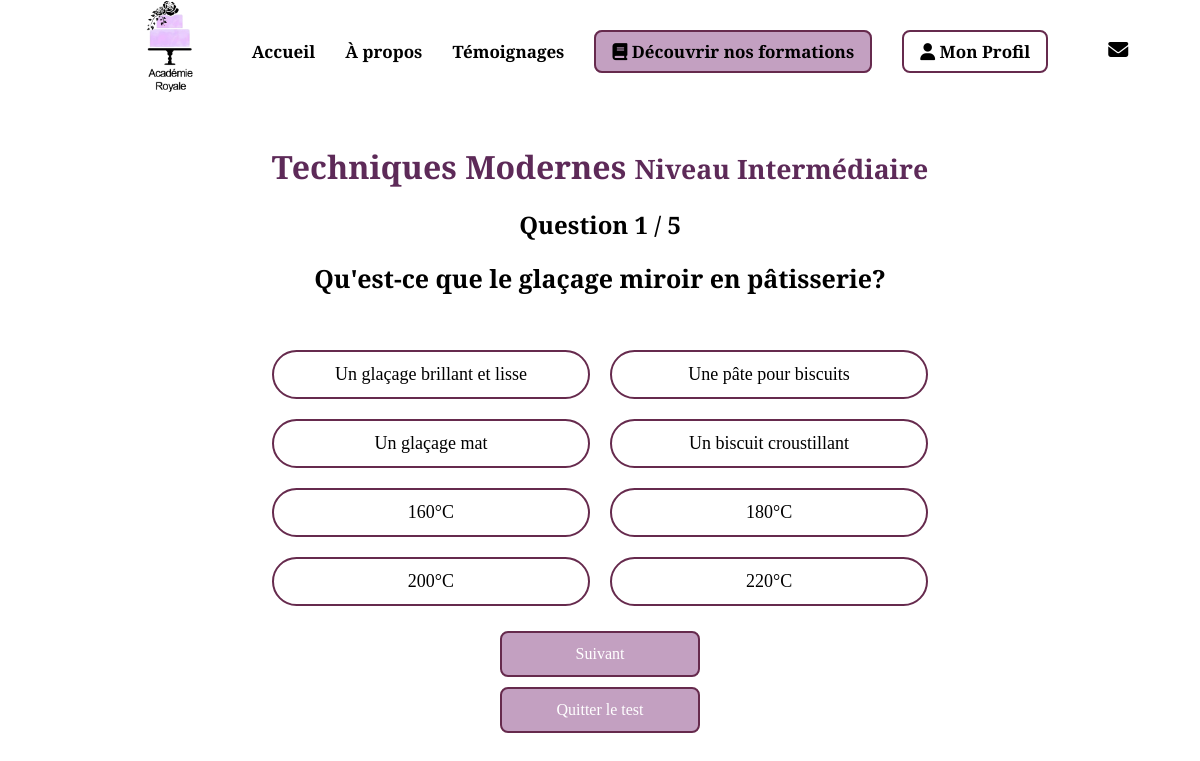
The app's page /test.php?formation_id=2&page=1 with its own data.
### tables this page shows
CREATE TABLE formation (
    formation_id INT AUTO_INCREMENT PRIMARY KEY,
    titre VARCHAR(255) NOT NULL,
    description TEXT,
    niveau VARCHAR(50)
);

CREATE TABLE question (
    question_id INT AUTO_INCREMENT PRIMARY KEY,
    formation_id INT,
    question_texte TEXT NOT NULL,
    FOREIGN KEY (formation_id) REFERENCES formation(formation_id) ON DELETE CASCADE
);

CREATE TABLE choix (
    choix_id INT AUTO_INCREMENT PRIMARY KEY,
    question_id INT,
    choix_texte VARCHAR(255) NOT NULL,
    est_correct BOOLEAN DEFAULT FALSE,
    FOREIGN KEY (question_id) REFERENCES question(question_id) ON DELETE CASCADE
);

### test.php (the view, shortened to what this page needs)
<?php
require_once 'config/db.php';
$formation_id = isset($_GET['formation_id']) && is_numeric($_GET['formation_id']) ? (int)$_GET['formation_id'] : 0;
$sql_formation = "SELECT titre, niveau FROM formation WHERE formation_id = ?";
$stmt_formation = $pdo->prepare($sql_formation);
$stmt_formation->execute([$formation_id]);
$formation = $stmt_formation->fetch(PDO::FETCH_ASSOC);
$sql = "SELECT question_id, question_texte FROM question WHERE formation_id = ?";
$stmt = $pdo->prepare($sql);
$stmt->execute([$formation_id]);
$questions = $stmt->fetchAll(PDO::FETCH_ASSOC);
$total = count($questions);
$page = isset($_GET['page']) && is_numeric($_GET['page']) ? (int)$_GET['page'] : 1;
$current_question = $questions[$page - 1];
$question_id = $current_question['question_id'];
$sql = "SELECT choix_id, choix_texte FROM choix WHERE question_id = ?";
$stmt = $pdo->prepare($sql);
$stmt->execute([$question_id]);
$choix = $stmt->fetchAll(PDO::FETCH_ASSOC);
?>
<!DOCTYPE html>
<html lang="fr">
<head>
<link rel="stylesheet" href="assets/css/style10.css">
<link rel="stylesheet" href="assets/css/style.css">
</head>
<body>
<div class="container">
<?php include("includes/header.php"); ?>
<h1><?= htmlspecialchars($formation['titre']) ?> <small>Niveau <?= htmlspecialchars($formation['niveau']) ?></small></h1>
<h2>Question <?= $page ?> / <?= $total ?></h2>
<p><strong><?= htmlspecialchars($current_question['question_texte']) ?></strong></p>
<form method="post">
  <div class="labels">
  <?php foreach ($choix as $c): ?>
    <label for="choix<?= $c['choix_id'] ?>"><?= htmlspecialchars($c['choix_texte']) ?></label>
  <?php endforeach; ?>
  </div>
<button type="submit"><?= $page == $total ? 'Valider mes réponses' : 'Suivant' ?></button>
</form>
<button id="btnQuit">Quitter le test</button>
</div>
</body>
</html>

### assets/css/style10.css (style rules this page uses)
* { margin: 0; padding: 0; box-sizing: border-box; }
body { min-height: 100vh; display: flex; justify-content: center; align-items: center; padding: 20px; background: white; font-family: sans-serif; }
h2 { text-align: center; margin-top: -20px; }
p { margin-top: 20px; font-size: 25px; width: 100%; white-space: nowrap; overflow-x: auto; text-align: center; }
.container { padding: 30px; border-radius: 10px; margin-top: 55px; max-width: 1500px; }
label { display: block; border: 2px solid #662A4D; padding: 12px; margin-bottom: 8px; border-radius: 30px; cursor: pointer; background: white; transition: background-color 0.3s, border-color 0.3s; text-align: center; width: 100%; max-width: 600px; margin: 5px auto; font-size: 18px; word-wrap: break-word; }
.labels { margin-top: 50px; display: grid; grid-template-columns: repeat(2, 1fr); gap: 10px 20px; width: 100%; margin: 50px auto 0 auto; }
button { text-decoration: none; border-radius: 8px; font-size: 16px; font-family: 'Roboto Serif', serif; transition: background-color 0.3s ease; width: 200px; background-color: #C3A0C1; border: #662A4D solid 2px; color: white; padding: 12px 24px; text-align: center; cursor: pointer; display: block; margin: 20px auto; }
#btnQuit { text-decoration: none; border-radius: 8px; font-size: 16px; font-family: 'Roboto Serif', serif; transition: background-color 0.3s ease; width: 200px; background-color: #C3A0C1; border: #662A4D solid 2px; color: white; padding: 12px 24px; text-align: center; cursor: pointer; display: block; margin-top: -10px; }

### assets/css/style.css (style rules this page uses)
* { padding: 0; margin: 0; box-sizing: border-box; }
html { scroll-behavior: smooth; }
body { font-family: 'Roboto Serif', serif; color: black; }
h1 { color: #5d2a58; margin: 40px 0; text-align: center; }

### records on screen
formation: titre "Techniques Modernes", niveau "Intermédiaire"
question: question_texte "Qu'est-ce que le glaçage miroir en pâtisserie?"
choix: choix_texte "Un glaçage brillant et lisse"
choix: choix_texte "Une pâte pour biscuits"
choix: choix_texte "Un glaçage mat"
choix: choix_texte "Un biscuit croustillant"
choix: choix_texte "160°C"
choix: choix_texte "180°C"
choix: choix_texte "200°C"
choix: choix_texte "220°C"

### other values on screen
$page "1"
$total "5"
